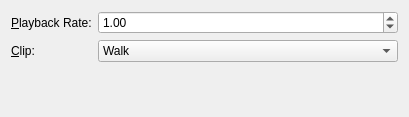
<?xml version="1.0" encoding="UTF-8"?>
<ui version="4.0">
 <class>ControllerWidget</class>
 <widget class="QWidget" name="ControllerWidget">
  <property name="geometry">
   <rect>
    <x>0</x>
    <y>0</y>
    <width>409</width>
    <height>117</height>
   </rect>
  </property>
  <property name="windowTitle">
   <string>Scene Controls</string>
  </property>
  <layout class="QFormLayout" name="formLayout">
   <item row="0" column="0">
    <widget class="QLabel" name="label">
     <property name="text">
      <string>&amp;Playback Rate:</string>
     </property>
     <property name="buddy">
      <cstring>playbackRate</cstring>
     </property>
    </widget>
   </item>
   <item row="0" column="1">
    <widget class="QDoubleSpinBox" name="playbackRate">
     <property name="minimum">
      <double>-5.000000000000000</double>
     </property>
     <property name="maximum">
      <double>5.000000000000000</double>
     </property>
     <property name="singleStep">
      <double>0.100000000000000</double>
     </property>
     <property name="value">
      <double>1.000000000000000</double>
     </property>
    </widget>
   </item>
   <item row="1" column="0">
    <widget class="QLabel" name="label_2">
     <property name="text">
      <string>&amp;Clip:</string>
     </property>
     <property name="buddy">
      <cstring>clipCombo</cstring>
     </property>
    </widget>
   </item>
   <item row="1" column="1">
    <widget class="QComboBox" name="clipCombo">
     <item>
      <property name="text">
       <string>Walk</string>
      </property>
     </item>
     <item>
      <property name="text">
       <string>Run</string>
      </property>
     </item>
     <item>
      <property name="text">
       <string>Idle</string>
      </property>
     </item>
     <item>
      <property name="text">
       <string>Talk</string>
      </property>
     </item>
    </widget>
   </item>
   <item row="2" column="0">
    <spacer name="verticalSpacer">
     <property name="orientation">
      <enum>Qt::Vertical</enum>
     </property>
     <property name="sizeHint" stdset="0">
      <size>
       <width>20</width>
       <height>40</height>
      </size>
     </property>
    </spacer>
   </item>
  </layout>
 </widget>
 <resources/>
 <connections/>
</ui>
